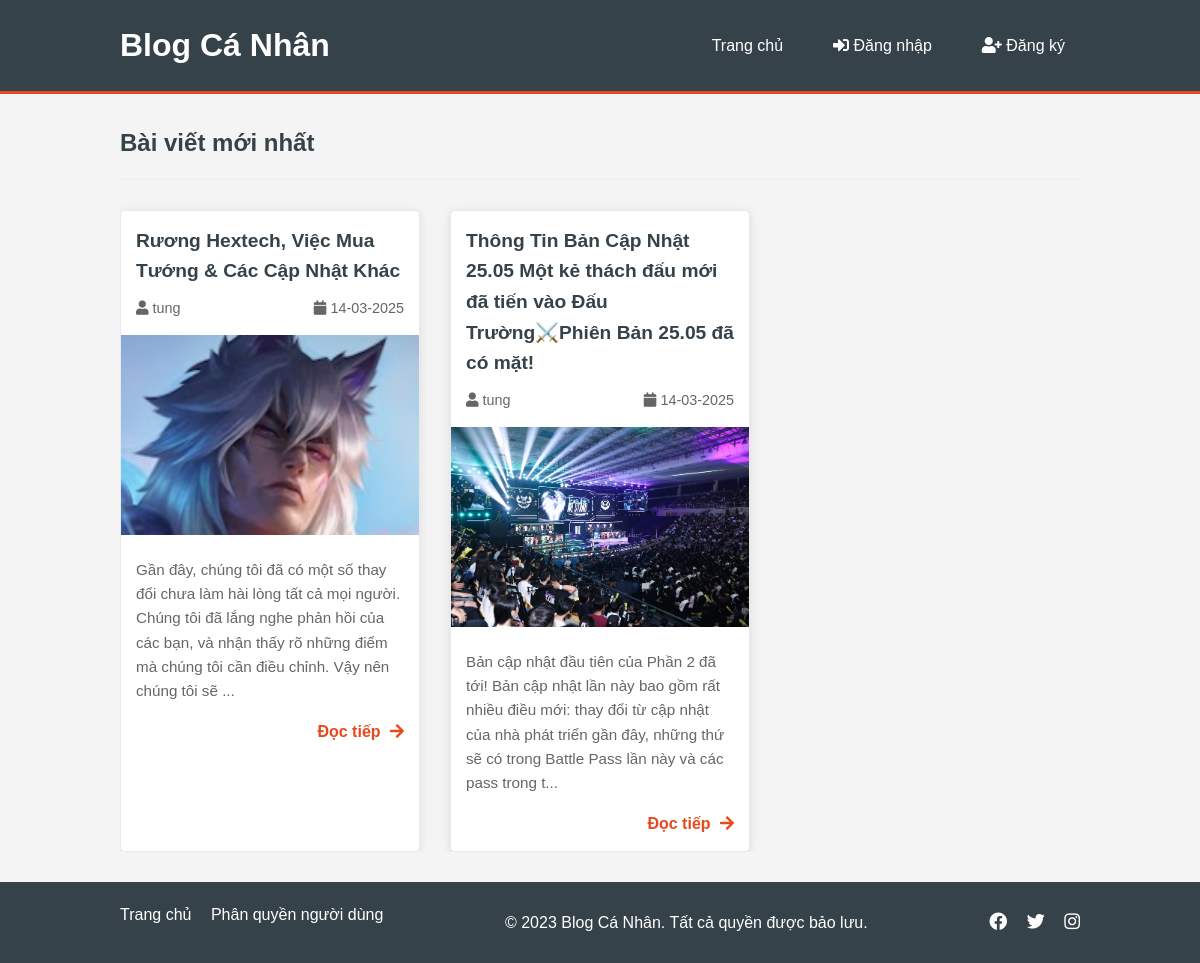
Before: / with the older database file.
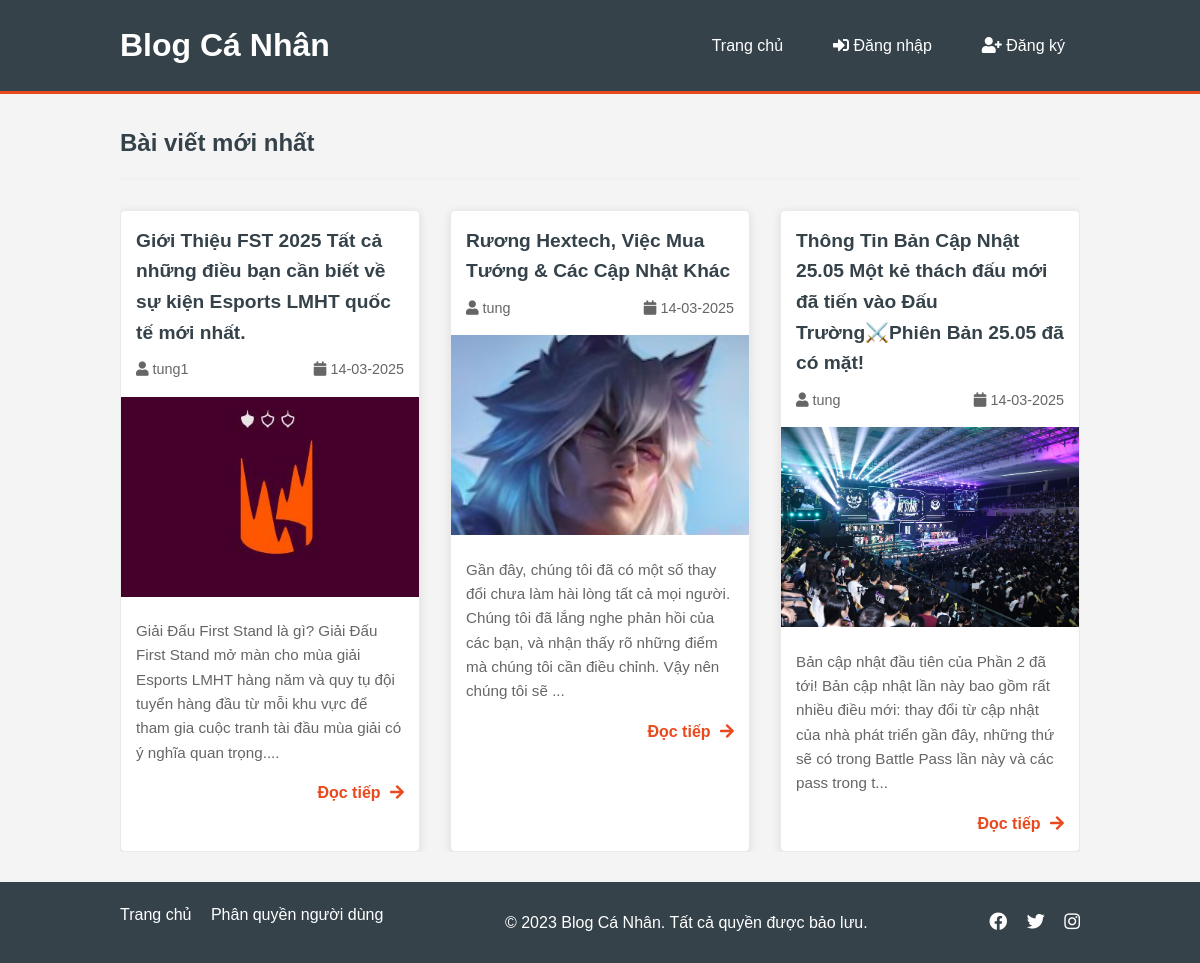
After: the same page with the newer database file.
### models.py (models this page shows, shortened)
class Post(db.Model):
    id = db.Column(db.Integer, primary_key=True)
    title = db.Column(db.String(200), nullable=False)
    date_posted = db.Column(db.DateTime, nullable=False, default=datetime.utcnow)
    content = db.Column(db.Text, nullable=False)
    image_path = db.Column(db.String(200), nullable=True)
    user_id = db.Column(db.Integer, db.ForeignKey('user.id'), nullable=False)
    is_hidden = db.Column(db.Boolean, default=False)

class User(db.Model, UserMixin):
    id = db.Column(db.Integer, primary_key=True)
    username = db.Column(db.String(150), unique=True, nullable=False)
    password = db.Column(db.String(150), nullable=False)
    is_admin = db.Column(db.Boolean, default=False)
    is_active = db.Column(db.Boolean, default=True)
    date_joined = db.Column(db.DateTime, default=datetime.utcnow)
    posts = db.relationship('Post', backref='user', lazy=True)
    role = db.Column(db.String(20), default='viewer')  # 'viewer', 'collaborator', 'editor'

### routes/main.py (the view)
@main_bp.route('/')
def index():
    if current_user.is_authenticated and current_user.is_admin:
        posts = Post.query.order_by(Post.date_posted.desc()).all()
    else:
        posts = Post.query.filter_by(is_hidden=False).join(User).filter_by(is_active=True).order_by(Post.date_posted.desc()).all()
    return render_template('index.html', posts=posts)

### templates/index.html (shortened to what this page needs)
{% extends "base.html" %}
{% block content %}
<div class="content-container">
    <div class="posts-header">
        <h2>Bài viết mới nhất</h2>
    </div>
    <div class="posts-grid">
        {% if posts %}
            {% for post in posts %}
                <div class="post-card">
                    <div class="post-header">
                        <h3 class="post-title">
                            <a href="{{ url_for('post.post', post_id=post.id) }}">{{ post.title }}</a>
                        </h3>
                        <div class="post-meta">
                            <span class="post-author">
                                <i class="fas fa-user"></i> {{ post.user.username }}
                            </span>
                            <span class="post-date">
                                <i class="fas fa-calendar"></i> {{ post.date_posted.strftime('%d-%m-%Y') }}
                            </span>
                        </div>
                    </div>
                    {% if post.image_path %}
                    <div class="post-thumbnail">
                        <img src="{{ url_for('static', filename=post.image_path) }}" alt="{{ post.title }}">
                    </div>
                    {% endif %}
                    <div class="post-excerpt">
                        {{ post.content[:200] }}{% if post.content|length > 200 %}...{% endif %}
                    </div>
                    <div class="post-footer">
                        <a href="{{ url_for('post.post', post_id=post.id) }}" class="read-more">
                            Đọc tiếp <i class="fas fa-arrow-right"></i>
                        </a>
                    </div>
                </div>
            {% endfor %}
        {% endif %}
    </div>
{% endblock %}

### templates/base.html (shortened to what this page needs)
<!DOCTYPE html>
<html lang="vi">
<head>
    <link rel="stylesheet" href="{{ url_for('static', filename='css/style.css') }}">
    <link rel="stylesheet" href="https://cdnjs.cloudflare.com/ajax/libs/font-awesome/5.15.4/css/all.min.css">
</head>
<body>
    <header>
        <div class="container">
            <div class="logo">
                <h1><a href="{{ url_for('main.index') }}">Blog Cá Nhân</a></h1>
            </div>
            <nav>
                <ul>
                    <li><a href="{{ url_for('main.index') }}">Trang chủ</a></li>
                    {% if current_user.is_authenticated %}
                        <li><a href="{{ url_for('post.new_post') }}">Đăng bài</a></li>
                        <li><a href="{{ url_for('post.user_posts', username=current_user.username) }}">Bài viết của tôi</a></li>
                        {% if current_user.is_admin %}
                        <li class="user-dropdown">
                            <a href="#" class="dropdown-toggle admin-menu-item">
                                <i class="fas fa-shield-alt"></i> Admin <i class="fas fa-chevron-down"></i>
                            </a>
                            <ul class="dropdown-menu">
                                <li><a href="{{ url_for('admin.dashboard') }}">
                                    <i class="fas fa-tachometer-alt"></i> Dashboard</a>
                                </li>
                                <li><a href="{{ url_for('admin.users') }}">
                                    <i class="fas fa-users"></i> Quản lý người dùng</a>
                                </li>
                                <li><a href="{{ url_for('admin.posts') }}">
                                    <i class="fas fa-file-alt"></i> Quản lý bài viết</a>
                                </li>
                                <li><a href="{{ url_for('admin.comments') }}">
                                    <i class="fas fa-comments"></i> Quản lý bình luận</a>
                                </li>
                            </ul>
                        </li>
                        {% endif %}
                        <li class="user-dropdown">
                            <a href="#" class="dropdown-toggle">
                                <i class="fas fa-user-circle"></i> {{ current_user.username }} <i class="fas fa-chevron-down"></i>
                            </a>
                            <ul class="dropdown-menu">
                                <li><a href="{{ url_for('post.user_posts', username=current_user.username) }}">
                                    <i class="fas fa-user"></i> Hồ sơ</a>
                                </li>
                                <li><a href="{{ url_for('auth.logout') }}" class="logout-btn">
                                    <i class="fas fa-sign-out-alt"></i> Đăng xuất</a>
                                </li>
                            </ul>
                        </li>
                    {% else %}
                        <li><a href="{{ url_for('auth.login') }}">
                            <i class="fas fa-sign-in-alt"></i> Đăng nhập</a>
                        </li>
                        <li><a href="{{ url_for('auth.register') }}">
                            <i class="fas fa-user-plus"></i> Đăng ký</a>
                        </li>
                    {% endif %}
                </ul>
            </nav>
        </div>
    </header>
    <main>
        <div class="container">
            {% block content %}{% endblock %}
        </div>
    </main>
        <footer>
        <div class="container">
            <div class="footer-links">
                <a href="{{ url_for('main.index') }}">Trang chủ</a>
                <a href="{{ url_for('main.roles_help') }}">Phân quyền người dùng</a>
            </div>
            <p>&copy; {{ now.year if now else 2023 }} Blog Cá Nhân. Tất cả quyền được bảo lưu.</p>
            <div class="social-links">
                <a href="#"><i class="fab fa-facebook"></i></a>
                <a href="#"><i class="fab fa-twitter"></i></a>
                <a href="#"><i class="fab fa-instagram"></i></a>
            </div>
        </div>
    </footer>
</body>
</html>

### static/css/style.css (style rules this page uses)
* { margin: 0; padding: 0; box-sizing: border-box; }
body { font-family: Arial, Helvetica, sans-serif; line-height: 1.6; background-color: #f4f4f4; color: #333; min-height: 100vh; display: flex; flex-direction: column; }
a { text-decoration: none; color: #35424a; }
ul { list-style: none; }
.container { width: 80%; margin: 0 auto; overflow: hidden; }
header { background-color: #35424a; color: #fff; padding: 20px 0; border-bottom: 3px solid #e8491d; }
header .container { display: flex; justify-content: space-between; align-items: center; }
header .logo a { color: #fff; text-decoration: none; }
header nav ul { display: flex; }
header nav li { margin-left: 20px; position: relative; }
header nav a { color: #fff; text-decoration: none; padding: 8px 15px; border-radius: 5px; transition: background-color 0.3s; }
main { flex: 1; padding: 30px 0; }
footer { background-color: #35424a; color: #fff; padding: 20px 0; margin-top: auto; }
footer .container { display: flex; justify-content: space-between; align-items: center; }
.social-links a { color: #fff; margin-left: 15px; font-size: 18px; }
.posts-grid { display: grid; grid-template-columns: repeat(auto-fill, minmax(300px, 1fr)); gap: 30px; }
.post-card { background-color: #fff; border-radius: 5px; box-shadow: 0 2px 10px rgba(0,0,0,0.1); overflow: hidden; transition: transform 0.3s; }
.post-header { padding: 15px; }
.post-title { margin-bottom: 10px; }
.post-title a { color: #35424a; font-size: 1.2rem; }
.post-meta { display: flex; justify-content: space-between; color: #666; font-size: 0.9rem; }
.post-thumbnail img { width: 100%; height: 200px; object-fit: cover; }
.post-excerpt { padding: 15px; color: #666; font-size: 0.95rem; }
.post-footer { padding: 0 15px 15px; text-align: right; }
.read-more { color: #e8491d; font-weight: bold; }
.read-more i { margin-left: 5px; }
.posts-header { display: flex; justify-content: space-between; align-items: center; margin-bottom: 30px; border-bottom: 2px solid #f0f0f0; padding-bottom: 15px; }
.posts-header h2 { margin: 0; color: #35424a; }
.content-container { max-width: 1200px; margin: 0 auto; }
.post-card { border: 1px solid #eaeaea; transition: box-shadow 0.3s, transform 0.3s; }
.footer-links { margin-bottom: 15px; }
.footer-links a { color: #fff; margin-right: 15px; text-decoration: none; }

Changed rows visible on the page:
added Post: title "Giới Thiệu FST 2025 Tất cả những điều bạn cần biết về sự kiện Esports LMHT quốc tế mới nhất.", user.username "tung1", date_posted "14-03-2025", image_path (picture), content "Giải Đấu First Stand là gì? Giải Đấu First Stand mở màn cho mùa giải Esports LMHT hàng năm và quy tụ đội tuyển hàng đầu từ mỗi khu vực để tham gia cuộc tranh tài đầu mùa giải có ý nghĩa quan trọng."
